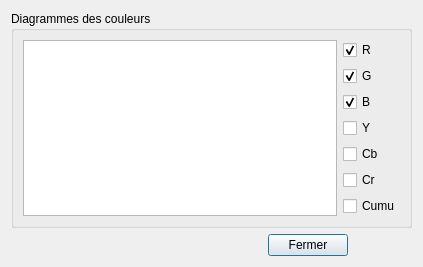
<?xml version="1.0" encoding="UTF-8"?>
<ui version="4.0">
 <class>DiagramColorWindow</class>
 <widget class="QDialog" name="DiagramColorWindow">
  <property name="geometry">
   <rect>
    <x>0</x>
    <y>0</y>
    <width>423</width>
    <height>251</height>
   </rect>
  </property>
  <property name="windowTitle">
   <string>Dialog</string>
  </property>
  <layout class="QGridLayout" name="gridLayout">
   <item row="0" column="0">
    <widget class="QGroupBox" name="histoGroupBox">
     <property name="title">
      <string>Diagrammes des couleurs</string>
     </property>
     <layout class="QGridLayout" name="gridLayout_2">
      <item row="0" column="0">
       <widget class="QGraphicsView" name="graphicsView">
        <property name="frameShadow">
         <enum>QFrame::Sunken</enum>
        </property>
        <property name="lineWidth">
         <number>0</number>
        </property>
        <property name="alignment">
         <set>Qt::AlignRight|Qt::AlignTop|Qt::AlignTrailing</set>
        </property>
       </widget>
      </item>
      <item row="0" column="1">
       <layout class="QVBoxLayout" name="checkBoxLayout">
        <item>
         <widget class="QCheckBox" name="checkBoxR">
          <property name="text">
           <string>R</string>
          </property>
          <property name="checked">
           <bool>true</bool>
          </property>
         </widget>
        </item>
        <item>
         <widget class="QCheckBox" name="checkBoxG">
          <property name="text">
           <string>G</string>
          </property>
          <property name="checked">
           <bool>true</bool>
          </property>
         </widget>
        </item>
        <item>
         <widget class="QCheckBox" name="checkBoxB">
          <property name="text">
           <string>B</string>
          </property>
          <property name="checked">
           <bool>true</bool>
          </property>
         </widget>
        </item>
        <item>
         <widget class="QCheckBox" name="checkBoxY">
          <property name="text">
           <string>Y</string>
          </property>
         </widget>
        </item>
        <item>
         <widget class="QCheckBox" name="checkBoxCb">
          <property name="text">
           <string>Cb</string>
          </property>
         </widget>
        </item>
        <item>
         <widget class="QCheckBox" name="checkBoxCr">
          <property name="text">
           <string>Cr</string>
          </property>
         </widget>
        </item>
        <item>
         <widget class="QCheckBox" name="checkBoxCumu">
          <property name="text">
           <string>Cumu</string>
          </property>
         </widget>
        </item>
       </layout>
      </item>
     </layout>
    </widget>
   </item>
   <item row="1" column="0">
    <layout class="QGridLayout" name="gridLayout_3">
     <item row="0" column="0">
      <spacer name="horizontalSpacer_2">
       <property name="orientation">
        <enum>Qt::Horizontal</enum>
       </property>
       <property name="sizeHint" stdset="0">
        <size>
         <width>40</width>
         <height>20</height>
        </size>
       </property>
      </spacer>
     </item>
     <item row="0" column="4">
      <widget class="QPushButton" name="fermer">
       <property name="text">
        <string>Fermer</string>
       </property>
      </widget>
     </item>
     <item row="0" column="3">
      <spacer name="horizontalSpacer">
       <property name="orientation">
        <enum>Qt::Horizontal</enum>
       </property>
       <property name="sizeHint" stdset="0">
        <size>
         <width>40</width>
         <height>20</height>
        </size>
       </property>
      </spacer>
     </item>
     <item row="0" column="2">
      <spacer name="horizontalSpacer_3">
       <property name="orientation">
        <enum>Qt::Horizontal</enum>
       </property>
       <property name="sizeHint" stdset="0">
        <size>
         <width>40</width>
         <height>20</height>
        </size>
       </property>
      </spacer>
     </item>
     <item row="0" column="5">
      <spacer name="horizontalSpacer_4">
       <property name="orientation">
        <enum>Qt::Horizontal</enum>
       </property>
       <property name="sizeHint" stdset="0">
        <size>
         <width>40</width>
         <height>20</height>
        </size>
       </property>
      </spacer>
     </item>
     <item row="0" column="1">
      <spacer name="horizontalSpacer_5">
       <property name="orientation">
        <enum>Qt::Horizontal</enum>
       </property>
       <property name="sizeHint" stdset="0">
        <size>
         <width>40</width>
         <height>20</height>
        </size>
       </property>
      </spacer>
     </item>
    </layout>
   </item>
  </layout>
 </widget>
 <resources/>
 <connections/>
</ui>
